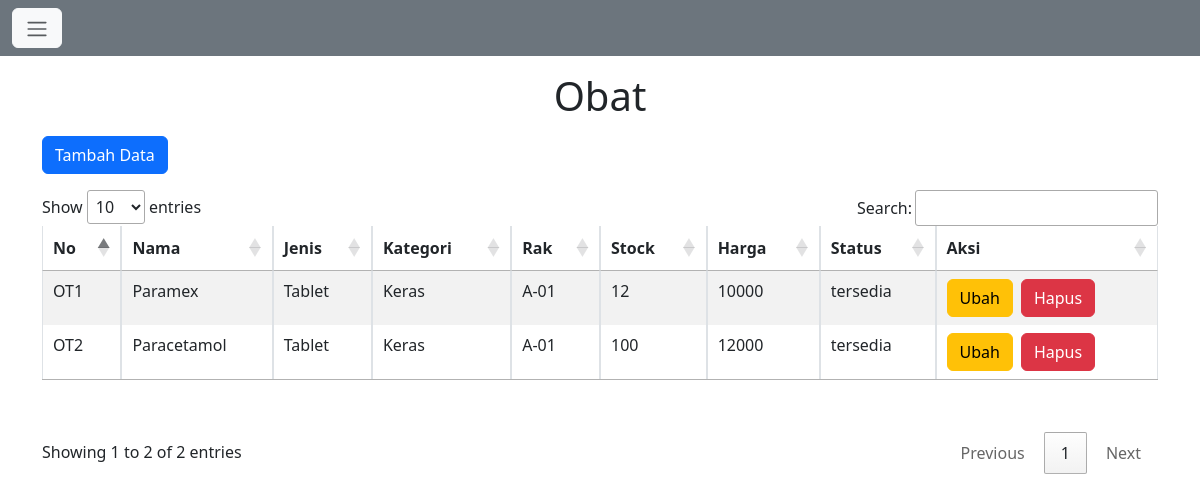
/obat.php (signed in), run on the app's committed database.
### tables this page shows
CREATE TABLE `tb_obat` (
  `id_obat` varchar(50) NOT NULL,
  `nama_obat` varchar(50) NOT NULL,
  `id_jenis` varchar(50) NOT NULL,
  `id_kategori` varchar(50) NOT NULL,
  `id_rak` varchar(50) NOT NULL,
  `stock_obat` int(11) NOT NULL,
  `harga` int(11) NOT NULL,
  `status_obat` enum('tersedia','kosong') NOT NULL
);

CREATE TABLE `tb_jenis` (
  `id_jenis` varchar(50) NOT NULL,
  `nama_jenis` varchar(50) NOT NULL
);

CREATE TABLE `tb_kategori` (
  `id_kategori` varchar(50) NOT NULL,
  `nama_kategori` varchar(50) NOT NULL
);

CREATE TABLE `tb_rak` (
  `id_rak` varchar(50) NOT NULL,
  `no_rak` varchar(50) NOT NULL
);

### obat.php (the view, shortened to what this page needs)
<!doctype html>
<html lang="en">
<head>
    <link href="https://cdn.jsdelivr.net/npm/bootstrap@5.3.0-alpha3/dist/css/bootstrap.min.css" rel="stylesheet">
    <link rel="stylesheet" href="https://cdn.datatables.net/1.13.4/css/jquery.dataTables.min.css">
</head>
<body>
    <nav class="navbar navbar-expand-lg bg-bodytertiary bg-secondary">
        <div class="container-fluid">
            <button class="btn btn-light" type="button" data-bs-toggle="offcanvas" data-bs-target="#offcanvasScrolling" aria-controls="offcanvasScrolling"><span class="navbar-toggler-icon"></span></button>
        </div>
    </nav>
    <div class="container">
        <h1 class="text-center mt-3 mb-3">Obat</h1>
        <button type="button" class="btn btn-primary mb-3" data-bs-toggle="modal" data-bs-target="#modalTambah" data-bs-whatever="@getbootstrap">Tambah Data</button>
        <table class="table table-striped table-bordered mt-3 mb-5" id="tbl_obat">
            <thead>
                <tr>
                    <th>No</th>
                    <th>Nama</th>
                    <th>Jenis</th>
                    <th>Kategori</th>
                    <th>Rak</th>
                    <th>Stock</th>
                    <th>Harga</th>
                    <th>Status</th>
                    <th>Aksi</th>
                </tr>
            </thead>
            <tbody class="table-group-divider">
                <?php
                include 'config.php';
                $query = mysqli_query($conn, "SELECT * FROM tb_obat JOIN tb_jenis ON tb_obat.id_jenis = tb_jenis.id_jenis JOIN tb_kategori ON tb_obat.id_kategori = tb_kategori.id_kategori JOIN tb_rak ON tb_obat.id_rak = tb_rak.id_rak");
                while ($data = mysqli_fetch_array($query)) {
                ?>
                    <tr>
                        <td> <?php echo $data['id_obat']; ?> </td>
                        <td> <?php echo $data['nama_obat']; ?> </td>
                        <td> <?php echo $data['nama_jenis']; ?> </td>
                        <td> <?php echo $data['nama_kategori']; ?> </td>
                        <td> <?php echo $data['no_rak']; ?> </td>
                        <td> <?php echo $data['stock_obat']; ?> </td>
                        <td> <?php echo $data['harga']; ?> </td>
                        <td> <?php echo $data['status_obat']; ?> </td>
                        <td class="d-flex"> <button type="button" class="btn btn-warning me-2" data-bs-toggle="modal" data-bs-target="#modalUbah<?php echo $data['id_obat']; ?>">
                                Ubah
                            </button>
                            <button type="button" class="btn btn-danger" data-bs-toggle="modal" data-bs-target="#modalHapus<?php echo $data['id_obat']; ?>">
                                Hapus
                            </button>
                        </td>
                    </tr>
                <?php
                }
                ?>
            </tbody>
        </table>
    </div>
</body>
</html>

### data on the page
tb_obat: id_obat "OT1", nama_obat "Paramex", id_jenis.nama_jenis "Tablet", id_kategori.nama_kategori "Keras", id_rak.no_rak "A-01", stock_obat "12", harga "10000", status_obat "tersedia"
tb_obat: id_obat "OT2", nama_obat "Paracetamol", id_jenis.nama_jenis "Tablet", id_kategori.nama_kategori "Keras", id_rak.no_rak "A-01", stock_obat "100", harga "12000", status_obat "tersedia"
